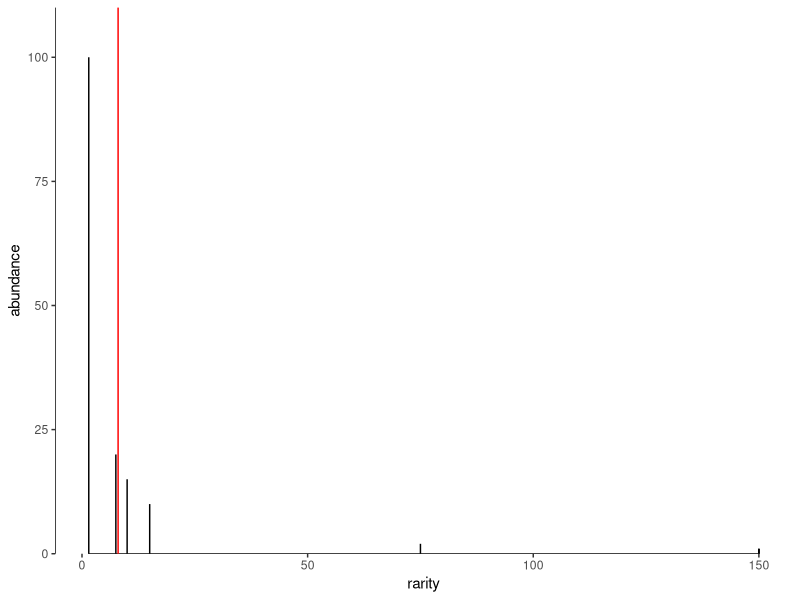
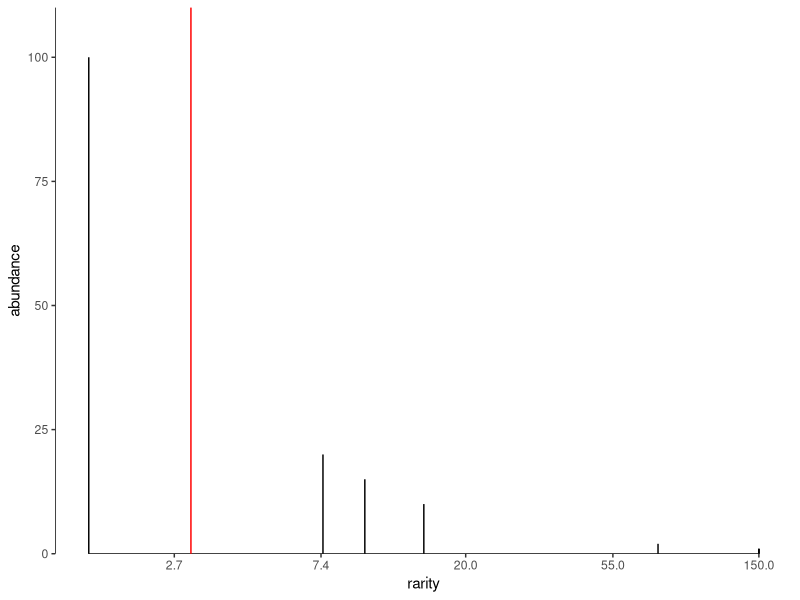
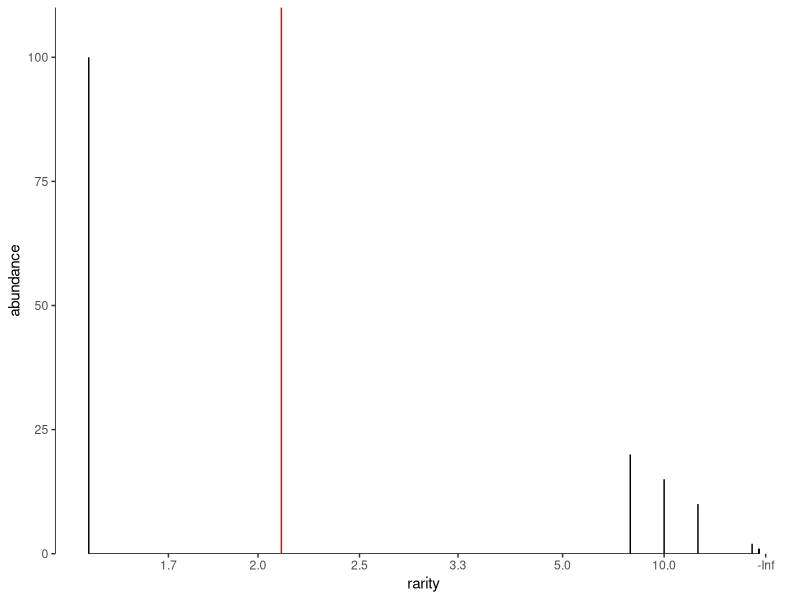

R code for these plots, in order:
library(tidyverse)
library(ggthemes)
theme_set(theme_tufte(base_family = "sans"))

require(scales) # trans_new() is in the scales library
#need the reverse bit for the scaling of the axes to get them in the right orientation
pfun=function(x, pow, rever=F){
	if (pow==0) return(log(x))
    if (rever==T){
    if (pow<0) return(-x^pow)
        return(x^pow)}
	return(x^pow)
}

ipfun=function(x, pow, rever=F){
	if (pow==0) return(exp(x))
    if(rever==T){if (pow<0) return(-x^(1/pow))
        return(x^(1/pow))}
	return(x^(1/pow))
}

## This is weird craftiness to make functions above work with coord_trans

prettify <- function(breaks){
    # round numbers, more aggressively the larger they are
    digits <- -floor(log10(abs(breaks))) + 1
    digits[breaks == 0] <- 0
    return(round(breaks, digits = digits))
}


power_trans = function(pow) trans_new(name="power"
    , transform = function(x) pfun(x, pow, rever=T)
	, inverse = function(x) ipfun(x, pow, rever=T)
	, breaks = function(x) prettify(trans_breaks(function(x) pfun(x, pow, rever=T), function(x) ipfun(x, pow, rever=T), n =5) (c(0,x)*1.1))
    , domain = c(1, 10000)
)


rarity_plot <- function(abundance, p){
	rf <- tibble(names = as.factor(1:length(abundance))
		, abundance
		, rarity = sum(abundance)/abundance
	)
	div <- summarise(rf, div=ipfun(
		sum(abundance*pfun(rarity, p))/sum(abundance)
		, p
	)) %>% pull(div)
	rp <- (ggplot(rf, aes(x=rarity, y=abundance))
		+ geom_segment(aes(x=rarity, xend=rarity, y=abundance, yend=0))
		#could probably set breaks more flexibly
		+ scale_x_continuous(trans=power_trans(pow=p))
		#the expand=c(0,0) is what fixes x-axis in place at y=0
		+ scale_y_continuous(expand=c(0,0))
		#this is what makes the axis lines... it is just a line segment from min to max of the provided data. teh breaks are provided in scale_x_continuous or scale_y_continuous, wich in turn can get them from 
		+ geom_rangeframe(data=data.frame(rarity=c(min(rf$rarity), max(rf$rarity)), abundance=c(0,max(abundance)+10)))
		+ geom_vline(xintercept=div, color="red")
	)
	return(rp)
}

#ab <- c(20,30,50)
ab<-c(100, 20, 15, 10, 2, 1, 1,1)
rarity_plot(ab, 1)
rarity_plot(ab, 0)
rarity_plot(ab, -1)
